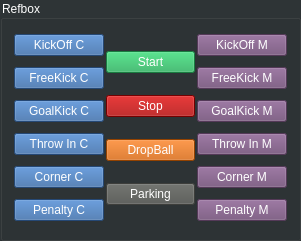
   <widget class="QGroupBox" name="groupBox_refbox">
    <property name="geometry">
     <rect>
      <x>20</x>
      <y>280</y>
      <width>301</width>
      <height>241</height>
     </rect>
    </property>
    <property name="styleSheet">
     <string notr="true">color: rgb(255, 255, 255);
font: 75 italic bold 10pt &quot;Monospace&quot;;
background-color: rgb(46, 52, 54);
</string>
    </property>
    <property name="title">
     <string>Refbox</string>
    </property>
    <layout class="QHBoxLayout" name="horizontalLayout_3">
     <property name="spacing">
      <number>2</number>
     </property>
     <property name="topMargin">
      <number>9</number>
     </property>
     <property name="bottomMargin">
      <number>9</number>
     </property>
     <item>
      <layout class="QVBoxLayout" name="verticalLayout_5">
       <property name="spacing">
        <number>6</number>
       </property>
       <property name="sizeConstraint">
        <enum>QLayout::SetFixedSize</enum>
       </property>
       <item>
        <widget class="QPushButton" name="btnKOCYAN">
         <property name="styleSheet">
          <string notr="true">background-color: rgb(52, 101, 164);
color: rgb(255, 255, 255);
font: 10pt &quot;Ubuntu&quot;;</string>
         </property>
         <property name="text">
          <string>KickOff C</string>
         </property>
        </widget>
       </item>
       <item>
        <widget class="QPushButton" name="btnFKCYAN">
         <property name="styleSheet">
          <string notr="true">background-color: rgb(52, 101, 164);
color: rgb(255, 255, 255);
font: 10pt &quot;Ubuntu&quot;;</string>
         </property>
         <property name="text">
          <string>FreeKick C</string>
         </property>
        </widget>
       </item>
       <item>
        <widget class="QPushButton" name="btnGKCYAN">
         <property name="styleSheet">
          <string notr="true">background-color: rgb(52, 101, 164);
color: rgb(255, 255, 255);
font: 10pt &quot;Ubuntu&quot;;</string>
         </property>
         <property name="text">
          <string>GoalKick C</string>
         </property>
        </widget>
       </item>
       <item>
        <widget class="QPushButton" name="btnTICYAN">
         <property name="styleSheet">
          <string notr="true">background-color: rgb(52, 101, 164);
color: rgb(255, 255, 255);
font: 10pt &quot;Ubuntu&quot;;</string>
         </property>
         <property name="text">
          <string>Throw In C</string>
         </property>
        </widget>
       </item>
       <item>
        <widget class="QPushButton" name="btnCORCYAN">
         <property name="styleSheet">
          <string notr="true">background-color: rgb(52, 101, 164);
color: rgb(255, 255, 255);
font: 10pt &quot;Ubuntu&quot;;</string>
         </property>
         <property name="text">
          <string>Corner C</string>
         </property>
        </widget>
       </item>
       <item>
        <widget class="QPushButton" name="btnPENCYAN">
         <property name="styleSheet">
          <string notr="true">background-color: rgb(52, 101, 164);
color: rgb(255, 255, 255);
font: 10pt &quot;Ubuntu&quot;;</string>
         </property>
         <property name="text">
          <string>Penalty C</string>
         </property>
        </widget>
       </item>
      </layout>
     </item>
     <item>
      <layout class="QVBoxLayout" name="verticalLayout_6">
       <property name="spacing">
        <number>0</number>
       </property>
       <item>
        <widget class="QPushButton" name="btnSTART">
         <property name="styleSheet">
          <string notr="true">color: rgb(255, 255, 255);
font:  10pt &quot;Ubuntu&quot;;
background-color: rgb(35, 174, 90);</string>
         </property>
         <property name="text">
          <string>Start</string>
         </property>
        </widget>
       </item>
       <item>
        <widget class="QPushButton" name="btnSTOP">
         <property name="styleSheet">
          <string notr="true">color: rgb(255, 255, 255);
font:  10pt &quot;Ubuntu&quot;;
background-color: rgb(164, 0, 0);</string>
         </property>
         <property name="text">
          <string>Stop</string>
         </property>
        </widget>
       </item>
       <item>
        <widget class="QPushButton" name="btnDROPBALL">
         <property name="styleSheet">
          <string notr="true">color: rgb(255, 255, 255);
font:  10pt &quot;Ubuntu&quot;;
background-color: rgb(206, 92, 0);</string>
         </property>
         <property name="text">
          <string>DropBall</string>
         </property>
        </widget>
       </item>
       <item>
        <widget class="QPushButton" name="btnPARKING">
         <property name="styleSheet">
          <string notr="true">background-color: rgb(85, 87, 83);
color: rgb(255, 255, 255);
font:  10pt &quot;Ubuntu&quot;;</string>
         </property>
         <property name="text">
          <string>Parking</string>
         </property>
        </widget>
       </item>
      </layout>
     </item>
     <item>
      <layout class="QVBoxLayout" name="verticalLayout_7">
       <property name="spacing">
        <number>6</number>
       </property>
       <item>
        <widget class="QPushButton" name="btnKOMAGENTA">
         <property name="styleSheet">
          <string notr="true">color: rgb(255, 255, 255);
background-color: rgb(117, 80, 123);
font: 10pt &quot;Ubuntu&quot;;</string>
         </property>
         <property name="text">
          <string>KickOff M</string>
         </property>
        </widget>
       </item>
       <item>
        <widget class="QPushButton" name="btnFKMAGENTA">
         <property name="styleSheet">
          <string notr="true">color: rgb(255, 255, 255);
background-color: rgb(117, 80, 123);
font: 10pt &quot;Ubuntu&quot;;</string>
         </property>
         <property name="text">
          <string>FreeKick M</string>
         </property>
        </widget>
       </item>
       <item>
        <widget class="QPushButton" name="btnGKMAGENTA">
         <property name="styleSheet">
          <string notr="true">color: rgb(255, 255, 255);
background-color: rgb(117, 80, 123);
font: 10pt &quot;Ubuntu&quot;;</string>
         </property>
         <property name="text">
          <string>GoalKick M</string>
         </property>
        </widget>
       </item>
       <item>
        <widget class="QPushButton" name="btnTIMAGENTA">
         <property name="styleSheet">
          <string notr="true">color: rgb(255, 255, 255);
background-color: rgb(117, 80, 123);
font: 10pt &quot;Ubuntu&quot;;</string>
         </property>
         <property name="text">
          <string>Throw In M</string>
         </property>
        </widget>
       </item>
       <item>
        <widget class="QPushButton" name="btnCORMAGENTA">
         <property name="styleSheet">
          <string notr="true">color: rgb(255, 255, 255);
background-color: rgb(117, 80, 123);
font: 10pt &quot;Ubuntu&quot;;</string>
         </property>
         <property name="text">
          <string>Corner M</string>
         </property>
        </widget>
       </item>
       <item>
        <widget class="QPushButton" name="btnPENMAGENTA">
         <property name="styleSheet">
          <string notr="true">color: rgb(255, 255, 255);
background-color: rgb(117, 80, 123);
font: 10pt &quot;Ubuntu&quot;;</string>
         </property>
         <property name="text">
          <string>Penalty M</string>
         </property>
        </widget>
       </item>
      </layout>
     </item>
    </layout>
   </widget>
